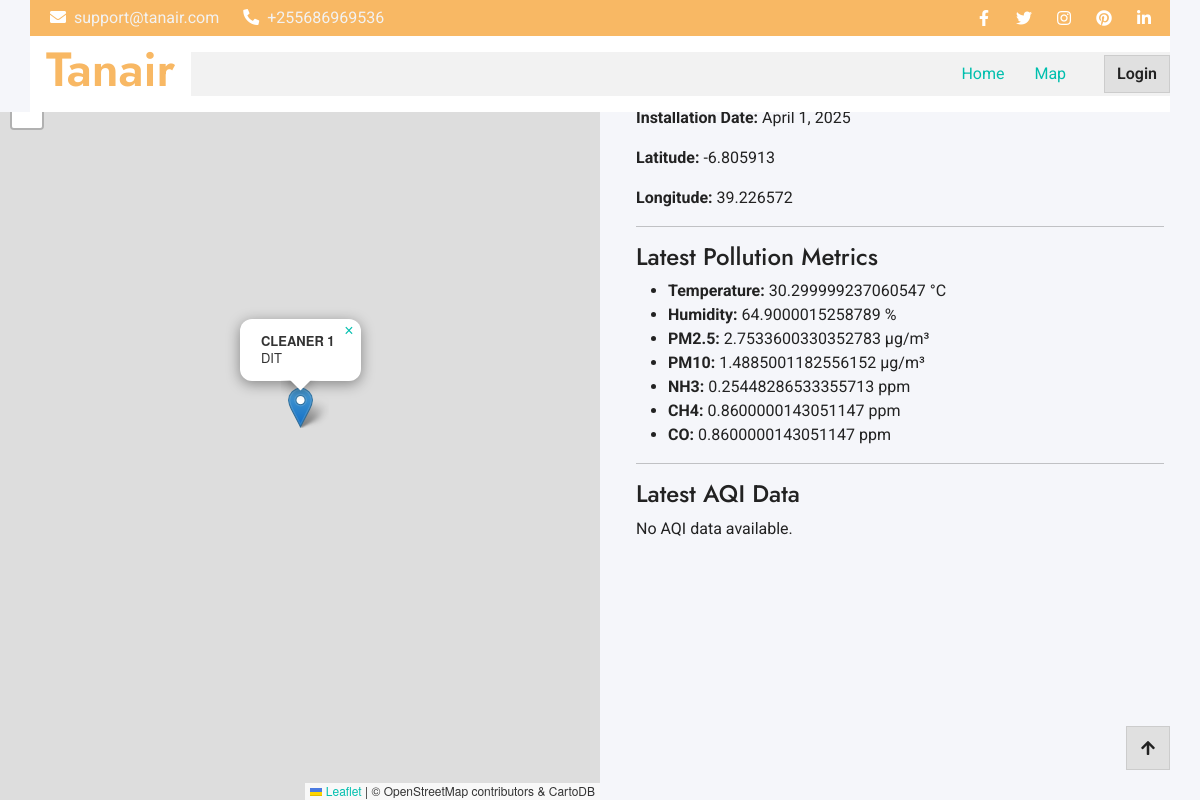
/sensor/3/, run on the app's committed database.
### habil/models.py (models this page shows, shortened)
class Sensor(models.Model):
    name = models.CharField(max_length=100, unique=True)
    location = models.CharField(max_length=200)
    latitude = models.DecimalField(max_digits=9, decimal_places=6)
    longitude = models.DecimalField(max_digits=9, decimal_places=6)
    installation_date = models.DateField()
    is_active = models.BooleanField(default=True)
    description = models.TextField(blank=True, null=True)

class RawSensorData(models.Model):
    sensor = models.ForeignKey(Sensor, on_delete=models.CASCADE, related_name='raw_data')
    timestamp = models.DateTimeField(auto_now_add=True)
    temperature = models.FloatField()
    humidity = models.FloatField()
    pm2_5 = models.FloatField()
    pm10 = models.FloatField()
    nh3 = models.FloatField()
    ch4 = models.FloatField()
    co = models.FloatField()
    no2 = models.FloatField()  # <-- Add this line
    battery_level = models.FloatField()
    signal_strength = models.FloatField()  # <-- Change to FloatField for safety
    class Meta:
        ordering = ['-timestamp']
        verbose_name_plural = 'Raw Sensor Data'

### habil/views.py (the view)
# urls.py: path('sensor/<int:sensor_id>/', views.sensor_detail, name='sensor_detail'),  # Sensor Details
def sensor_detail(request, sensor_id):
    sensor = get_object_or_404(Sensor, id=sensor_id)
    latest_raw_data = sensor.raw_data.order_by('-timestamp').first()
    latest_aqi_data = sensor.aqi_data.order_by('-timestamp').first()
    context = {
        'sensor': sensor,
        'latest_raw_data': latest_raw_data,
        'latest_aqi_data': latest_aqi_data,
    }
    return render(request, 'sensor_detail.html', context)

### habil/templates/sensor_detail.html (shortened to what this page needs)
{% extends 'base.html' %}
{% block content %}
<div class="container-fluid">
    <div class="row">
        <div class="col-md-6 p-0">
            <div id="sensor-map"></div>
        </div>
        <div class="col-md-6">
            <div class="p-4">
                <h3>{{ sensor.name }}</h3>
                <p><strong>Location:</strong> {{ sensor.location }}</p>
                <p><strong>Installation Date:</strong> {{ sensor.installation_date }}</p>
                <p><strong>Latitude:</strong> {{ sensor.latitude }}</p>
                <p><strong>Longitude:</strong> {{ sensor.longitude }}</p>
                <hr>
                <h4>Latest Pollution Metrics</h4>
                {% if latest_raw_data %}
                <ul>
                    <li><strong>Temperature:</strong> {{ latest_raw_data.temperature }} °C</li>
                    <li><strong>Humidity:</strong> {{ latest_raw_data.humidity }} %</li>
                    <li><strong>PM2.5:</strong> {{ latest_raw_data.pm2_5 }} µg/m³</li>
                    <li><strong>PM10:</strong> {{ latest_raw_data.pm10 }} µg/m³</li>
                    <li><strong>NH3:</strong> {{ latest_raw_data.nh3 }} ppm</li>
                    <li><strong>CH4:</strong> {{ latest_raw_data.ch4 }} ppm</li>
                    <li><strong>CO:</strong> {{ latest_raw_data.co }} ppm</li>
                </ul>
                {% else %}
                <p>No pollution data available.</p>
                {% endif %}
                <hr>
                <h4>Latest AQI Data</h4>
                {% if latest_aqi_data %}
                <p><strong>AQI Value:</strong> {{ latest_aqi_data.aqi_value }}</p>
                <p><strong>AQI Category:</strong> {{ latest_aqi_data.aqi_category }}</p>
                {% else %}
                <p>No AQI data available.</p>
                {% endif %}
            </div>
        </div>
    </div>
</div>
<link rel="stylesheet" href="https://unpkg.com/leaflet@1.7.1/dist/leaflet.css" />
{% endblock %}

### static/css/style.css (style rules this page uses)
#sensor-map { height: calc(100vh - 56px); width: 100%; margin-top: 56px; z-index: 1; }
:root { --primary-color: #1a73e8; --accent-color: #00bfae; }

### habil/templates/base.html (style rules this page uses)
body.theme-light { background: #f5f6fa !important; color: #222 !important; }
body.theme-light .container-fluid, body.theme-light .container { background: #f5f6fa !important; color: #222 !important; }

### habil/templates/sensor_detail.html (style rules this page uses)
#sensor-map { height: calc(100vh - 56px); width: 100%; margin-top: 56px; }

### data on the page
Sensor: installation_date "April 1, 2025", latitude "-6.805913", longitude "39.226572"
RawSensorData: temperature "30.299999237060547", humidity "64.9000015258789", pm2_5 "2.7533600330352783", pm10 "1.4885001182556152", nh3 "0.25448286533355713", ch4 "0.8600000143051147", co "0.8600000143051147"
